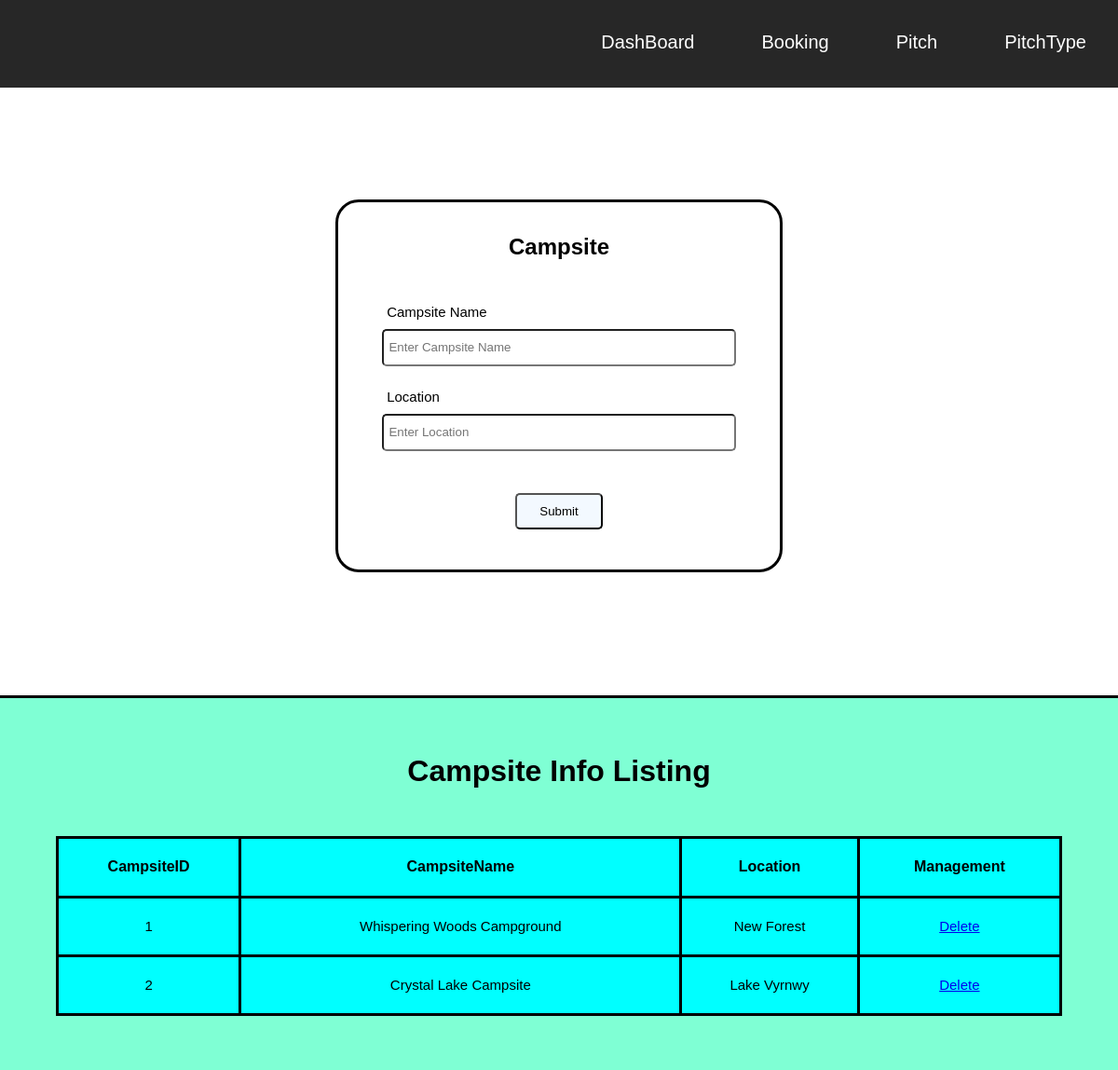
The page /Campsite.php (signed in) on the database its author committed.
### tables this page shows
CREATE TABLE `campsite` (
  `CampsiteID` int(11) NOT NULL,
  `Campsitename` varchar(30) DEFAULT NULL,
  `Location` varchar(30) DEFAULT NULL
);

### Campsite.php (the view, shortened to what this page needs)
<?php
include('connection.php');
?>
<!DOCTYPE html>
<html lang="en">
<head>
    <link rel="stylesheet" href="style.css">
</head>
<body>
    <header>
        <div class="Admin-Head">
            <ul>
                <li> <a href="AdminDashBoard.php">DashBoard</a> </li>
                <li> <a href="AdminBooking.php">Booking</a> </li>
                <li> <a href="Pitch.php">Pitch</a> </li>
                <li> <a href="PitchType.php">PitchType</a> </li>
            </ul>
        </div>
    </header>
    <div class="Box">
        <div class="CAMP-Pitch">
            <form action="Campsite.php" method="post">
            <h2>Campsite</h2>
            <label>Campsite Name</label>
            <input type="text" name="txtname" placeholder="Enter Campsite Name"  required> <br>
            <label>Location</label>
            <input type="text" name="txtlocation" placeholder="Enter Location"  required> <br> <br> <br>
            <input type="submit" name="btnsubmit" value="Submit">
            </form>
        </div>
    </div>
    <div class="Campsite-Table">
    <table>
        <h2>Campsite Info Listing</h2> <br>
<?php
            $SelectCamp = "SELECT * FROM campsite";
            $ret = mysqli_query($connect,$SelectCamp);
            $count = mysqli_num_rows($ret);
?>
        <table>
            <tr>
                <th>CampsiteID</th>
                <th>CampsiteName</th>
                <th>Location</th>
                <th>Management</th>
            </tr>
<?php
            for ($i=0; $i < $count ; $i++)
            {
                $row = mysqli_fetch_array($ret);
                $CampsiteID = $row['CampsiteID'];
                $Campsitename = $row['Campsitename'];
                $Location = $row['Location'];
                echo "<tr>";
                echo "<td>$CampsiteID</td>";
                echo "<td>$Campsitename</td>";
                echo "<td>$Location</td>";
                echo "<td>
                <a href='Campsite.php?CID='$CampsiteID'>Delete</a>
                </td>";
                echo "<tr>";
            }
?>
        </table>
    </table>
    </div>
</body>
</html>

### style.css (style rules this page uses)
* { margin: 0; padding: 0; box-sizing: border-box; }
header { position: relative; }
table, th, td { border-collapse: collapse; }
.Admin-Head { background-color:rgba(0, 0, 0, 0.849); text-align: right; }
.Admin-Head li { padding: 34px; display: inline-block; font-size: 20px; text-align: center; font-family: 'Trebuchet MS', 'Lucida Sans Unicode', 'Lucida Grande', 'Lucida Sans', Arial, sans-serif; border-bottom: solid 3px rgb(180, 212, 184, 0); }
.Admin-Head a { text-decoration: none; color: rgb(255, 255, 255); }
.Box { padding-top: 10%; padding-bottom: 11%; padding-right: 30%; padding-left: 30%; }
.CAMP-Pitch { padding-top: 7%; padding-bottom: 9%; border-radius: 25px; border-style: solid; }
.CAMP-Pitch h2 { text-align: center; padding-bottom: 5%; font-family: 'Lucida Sans', 'Lucida Sans Regular', 'Lucida Grande', 'Lucida Sans Unicode', Geneva, Verdana, sans-serif; }
.CAMP-Pitch label { display: inline-block; font-family:Verdana, Geneva, Tahoma, sans-serif; font-size: 15px; padding-right: 10%; margin-bottom: 10px; margin-left: 11%; margin-top: 5%; }
.CAMP-Pitch input[type=text] { margin-left: 10%; padding-left: 5px; font-family:Verdana, Geneva, Tahoma, sans-serif; width: 80%; height: 40px; border-radius: 5px; }
.CAMP-Pitch input[type=submit] { background-color: rgba(240, 248, 255, 0.771); margin-top: 2%; margin-left: 40%; font-family:Verdana, Geneva, Tahoma, sans-serif; padding: 10px; width: 20%; border-radius: 5px; }
.Campsite-Table { padding:5%; background-color: aquamarine; border-style: solid none none none; }
.Campsite-Table h2 { text-align: center; padding-bottom: 3%; font-family:'Franklin Gothic Medium', 'Arial Narrow', Arial, sans-serif; font-size: 32px; }
.Campsite-Table table { padding: 0; width: 100%; background-color: aqua; }
.Campsite-Table table td { padding: 2%; font-family: 'Lucida Sans', 'Lucida Sans Regular', 'Lucida Grande', 'Lucida Sans Unicode', Geneva, Verdana, sans-serif; font-size: 15px; border-style: solid; text-align: center; }
.Campsite-Table table th { padding: 2%; font-family: 'Lucida Sans', 'Lucida Sans Regular', 'Lucida Grande', 'Lucida Sans Unicode', Geneva, Verdana, sans-serif; border-style: solid; border-style: solid; text-align: center; }

### rows shown on the page
campsite: CampsiteID "1", Campsitename "Whispering Woods Campground", Location "New Forest"
campsite: CampsiteID "2", Campsitename "Crystal Lake Campsite", Location "Lake Vyrnwy"
